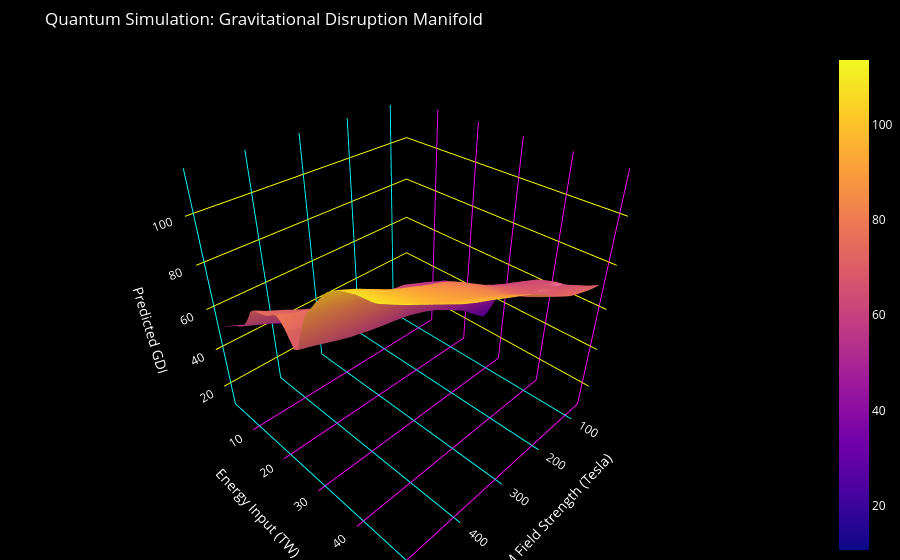

Notebook source saved alongside this figure:
### Markdown cell above
### Step 8: Visualize the Results
To properly demonstrate the highly complex, non-linear relationship between our input parameters, we generate a futuristic, interactive 3D surface plot.
This map charts how **Electromagnetic Field Strength** and **Energy Input** interact to modulate the **Gravitational Disruption Index**, holding other variables at their mean values.

*Note: You can rotate, zoom, and explore this 3D map to find the "sweet spot" for maximum antigravity generation.*

### Code cell
# Step 8: Interactive 3D Surface Visualization using Plotly
# Create a grid for EM Field and Energy Input
em_field_range = np.linspace(X['EM_Field_Strength_Tesla'].min(), X['EM_Field_Strength_Tesla'].max(), 50)
energy_range = np.linspace(X['Energy_Input_Terawatts'].min(), X['Energy_Input_Terawatts'].max(), 50)

em_grid, energy_grid = np.meshgrid(em_field_range, energy_range)

# Hold Density and Resonance at their median values for the simulation surface
density_median = df_clean['Exotic_Matter_Density'].median()
resonance_median = df_clean['Subatomic_Resonance_THz'].median()

# Flatten grids to pass into the model
em_flat = em_grid.flatten()
energy_flat = energy_grid.flatten()
density_flat = np.full_like(em_flat, density_median)
resonance_flat = np.full_like(em_flat, resonance_median)

# Create an artificial test DataFrame with the exact column order
sim_df = pd.DataFrame({
    'EM_Field_Strength_Tesla': em_flat,
    'Exotic_Matter_Density': density_flat,
    'Subatomic_Resonance_THz': resonance_flat,
    'Energy_Input_Terawatts': energy_flat
})

# Scale features based on the previously fit scaler
sim_scaled = scaler.transform(sim_df)

# Predict GDI using the Neural Network
gdi_pred = model.predict(sim_scaled).flatten()
gdi_surface = gdi_pred.reshape(em_grid.shape)

# Create futuristic 3D Plot
fig = go.Figure(data=[go.Surface(
    z=gdi_surface, 
    x=em_grid, 
    y=energy_grid, 
    colorscale='Plasma',
    lighting=dict(ambient=0.8, diffuse=0.8, roughness=0.1, specular=1.0, fresnel=0.8)
)])

fig.update_layout(
    title='Quantum Simulation: Gravitational Disruption Manifold',
    scene=dict(
        xaxis_title='EM Field Strength (Tesla)',
        yaxis_title='Energy Input (TW)',
        zaxis_title='Predicted GDI',
        xaxis=dict(gridcolor='cyan', zerolinecolor='cyan', backgroundcolor='black'),
        yaxis=dict(gridcolor='magenta', zerolinecolor='magenta', backgroundcolor='black'),
        zaxis=dict(gridcolor='yellow', zerolinecolor='yellow', backgroundcolor='black')
    ),
    paper_bgcolor='black',
    font=dict(color='white'),
    margin=dict(l=0, r=0, b=0, t=50)
)

fig.show()

### Figure 1 — Plotly figure (JSON) as saved in the notebook; plotly's stock layout.template omitted (floating-point values rounded to 4 significant figures; data arrays with more than 128 entries replaced by an {"elided": "..."} marker saying what was removed)
{"data": [{"colorscale": [[0, "#0d0887"], [0.1111, "#46039f"], [0.2222, "#7201a8"], [0.3333, "#9c179e"], [0.4444, "#bd3786"], [0.5556, "#d8576b"], [0.6667, "#ed7953"], [0.7778, "#fb9f3a"], [0.8889, "#fdca26"], [1, "#f0f921"]], "lighting": {"ambient": 0.8, "diffuse": 0.8, "fresnel": 0.8, "roughness": 0.1, "specular": 1}, "type": "surface", "x": {"elided": "50x50 float values"}, "y": {"elided": "50x50 float values"}, "z": {"elided": "50x50 float values"}}], "layout": {"font": {"color": "white"}, "margin": {"b": 0, "l": 0, "r": 0, "t": 50}, "paper_bgcolor": "black", "scene": {"xaxis": {"backgroundcolor": "black", "gridcolor": "cyan", "title": {"text": "EM Field Strength (Tesla)"}, "zerolinecolor": "cyan"}, "yaxis": {"backgroundcolor": "black", "gridcolor": "magenta", "title": {"text": "Energy Input (TW)"}, "zerolinecolor": "magenta"}, "zaxis": {"backgroundcolor": "black", "gridcolor": "yellow", "title": {"text": "Predicted GDI"}, "zerolinecolor": "yellow"}}, "title": {"text": "Quantum Simulation: Gravitational Disruption Manifold"}}}
